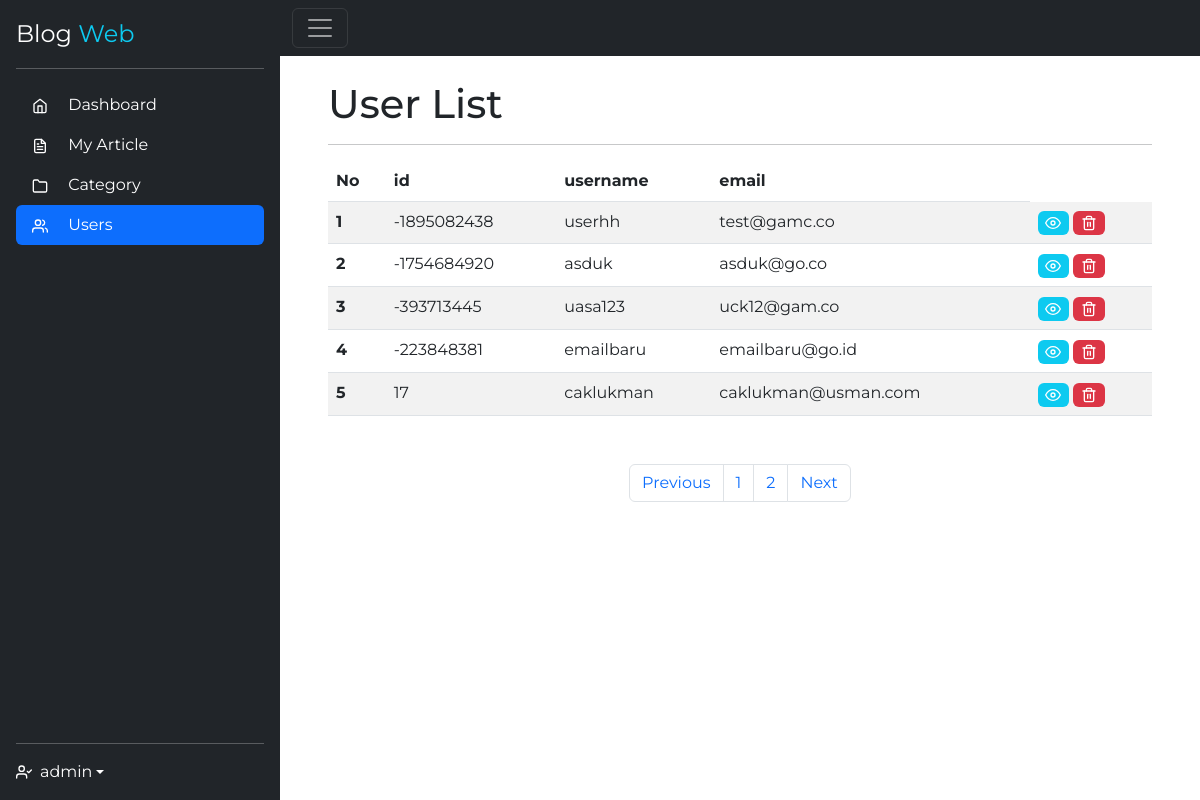
/dashboard/users/list.php (signed in), run on the app's committed database.
### tables this page shows
CREATE TABLE `user` (
  `id` int(13) NOT NULL,
  `username` varchar(255) NOT NULL,
  `email` varchar(255) NOT NULL,
  `password` varchar(255) NOT NULL,
  `isAdmin` tinyint(1) DEFAULT 0,
  PRIMARY KEY (`id`),
  UNIQUE KEY `username` (`username`),
  UNIQUE KEY `email` (`email`)
);

### dashboard/users/list.php (the view, shortened to what this page needs)
<?php
include '../templates/header.php';
if ($role == 1) {
?>
    <h1>User List</h1>
    <hr>
    <table class="table table-striped mb-5">
        <thead>
            <tr>
                <th scope="col">No</th>
                <th scope="col">id</th>
                <th scope="col">username</th>
                <th scope="col">email</th>
            </tr>
        </thead>
        <tbody>
            <?php
            $batas = 5;
            $halaman = isset($_GET['halaman']) ? (int)$_GET['halaman'] : 1;
            $halaman_awal = ($halaman > 1) ? ($halaman * $batas) - $batas : 0;
            $previous = $halaman - 1;
            $next = $halaman + 1;
            $sql = "SELECT id, username, email FROM user WHERE isAdmin ='0'";
            $data = mysqli_query($connect, $sql);
            $jumlah_data = mysqli_num_rows($data);
            $total_halaman = ceil($jumlah_data / $batas);
            $query = "$sql limit $halaman_awal, $batas";
            $users = mysqli_query($connect, $query);
            if (mysqli_num_rows($users) > 0) {
                $i = $halaman_awal + 1;
                foreach ($users as $user) {
            ?>
                    <tr>
                        <th scope="row"><?= $i ?></th>
                        <td><?= $user['id'] ?></td>
                        <td><?= $user['username'] ?></td>
                        <td><?= $user['email'] ?></td>
                        <td>
                            <a href="viewArticle.php?u_id=<?= $user['id'] ?>&username=<?= $user['username'] ?>" class="badge bg-info">
                                <i data-feather="eye"></i>
                            </a>
                            <a href="deleteUser.php?u_id=<?= $user['id'] ?>" class="badge bg-danger">
                                <i data-feather="trash-2"></i>
                            </a>
                        </td>
                    </tr>
            <?php
                    $i++;
                }
            }
            ?>
        </tbody>
    </table>
    <nav>
        <ul class="pagination justify-content-center">
            <li class="page-item">
                <a class="page-link" <?php if ($halaman > 1) {
                                            echo "href='?halaman=$previous'";
                                        } ?>>Previous</a>
            </li>
            <?php
            for ($x = 1; $x <= $total_halaman; $x++) {
            ?>
                <li class="page-item"><a class="page-link" href="?halaman=<?= $x ?>"><?= $x; ?></a></li>
            <?php
            }
            ?>
            <li class="page-item">
                <a class="page-link" <?php if ($halaman < $total_halaman) {
                                            echo "href='?halaman=$next'";
                                        } ?>>Next</a>
            </li>
        </ul>
    </nav>
    </article>
    </main>
    </div>
<?php
} else {
?>
    <h3>Oopss.. Looks like something went wrong</h3>
    <br>Click here to <a href='../index.php'>Go Back</a>
    </main>
<?php
}
include '../templates/footer.php'; ?>

### css/style.css (style rules this page uses)
* { font-family: 'Montserrat', sans-serif; }
.feather { width: 16px; height: 16px; }

### data on the page
user: id "-1895082438", username "userhh", email "test@gamc.co"
user: id "-1754684920", username "asduk", email "asduk@go.co"
user: id "-393713445", username "uasa123", email "uck12@gam.co"
user: id "-223848381", username "emailbaru", email "emailbaru@go.id"
user: id "17", username "caklukman", email "caklukman@usman.com"

### other printed values
$username "admin"
